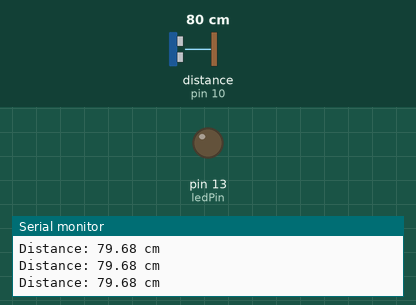
Bench run of a sketch on a simulated Arduino Uno, built with avr-gcc and run on an emulated ATmega328P. Shown: output pins drawn as LEDs (lit = HIGH), the last lines printed to the serial monitor. Wiring (inferred from the names in the program): ultrasonic range finder: trigger pin 9; echo pin 10. The test bench sets the inputs (shaded band); at power-on: distance to the obstacle (sensor on pin 10) 80 cm. The echo pulse lasts 58.3 µs per cm; pins used as bus, display or sensor lines are not drawn.

Above: at 1.2 s.
1.3 s: distance to the obstacle (sensor on pin 10) set to 54 cm
4.3 s: distance to the obstacle (sensor on pin 10) set to 45 cm
At 5.5 s:
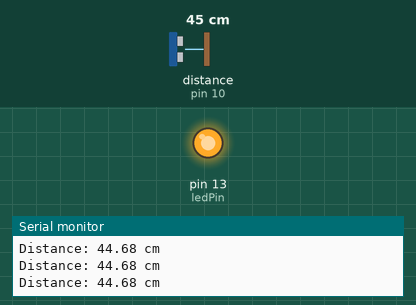
5.8 s: distance to the obstacle (sensor on pin 10) set to 60 cm
At 6.1 s:
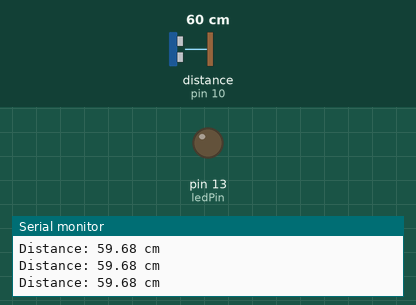
7.3 s: distance to the obstacle (sensor on pin 10) set to 2 cm
At 8.2 s:
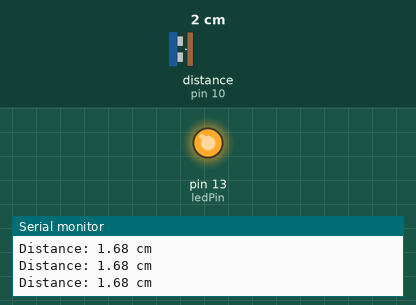
Timing chart, 0 to 9.8 s (numbered marks = the images above; inputs shaded):
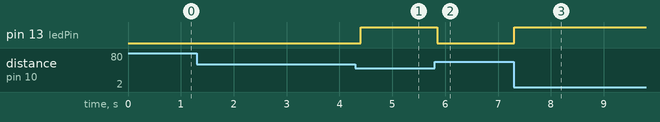

The sketch:

LedWithSonar.ino
```cpp
int ledPin = 13; // LED connected to digital pin 13
int trigPin = 9; // Trigger pin of ultrasonic sensor
int echoPin = 10; // Echo pin of ultrasonic sensor
int thresholdDistance = 50; // Threshold distance in centimeters

void setup() {
  Serial.begin(9600);
  pinMode(ledPin, OUTPUT); // Set LED pin as output
  pinMode(trigPin, OUTPUT);
  pinMode(echoPin, INPUT);
}

void loop() {
  digitalWrite(trigPin, LOW);
  delayMicroseconds(2);
  digitalWrite(trigPin, HIGH);
  delayMicroseconds(10);
  digitalWrite(trigPin, LOW);

  long duration = pulseIn(echoPin, HIGH);
  float distance = duration * 0.0343 / 2;

  Serial.print("Distance: ");
  Serial.print(distance);
  Serial.println(" cm");

  if (distance < thresholdDistance) {
    digitalWrite(ledPin, HIGH); // Turn on LED
  } else {
    digitalWrite(ledPin, LOW); // Turn off LED
  }

  delay(100);
}
```

Measured:
- the behaviour switches between 51 and 50 cm on distance to the obstacle (sensor on pin 10) (found by bisection; images 0 and 1)
- after the input at 4.3 s, pin 13 (ledPin): LOW → HIGH after 0.10 s
- after the input at 5.8 s, pin 13 (ledPin): HIGH → LOW after 0.05 s
- after the input at 7.3 s, pin 13 (ledPin): LOW → HIGH at once
